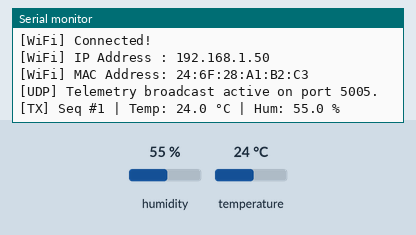
Bench run of a sketch on a simulated ESP32. Parts: the last lines printed to the serial monitor. The test bench sets the inputs (shaded band); at power-on: humidity 55 %, temperature 24 °C. WiFi joins after 1.5 s; servers stay silent unless stated.

Above: at 3.7 s.
3.8 s: humidity set to 22 %
At 5.4 s:
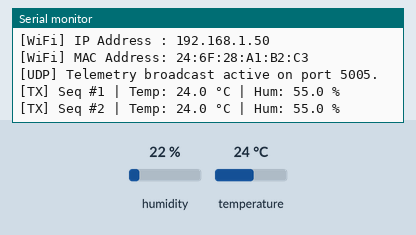
8.6 s: temperature set to 12 °C
At 8.6 s:
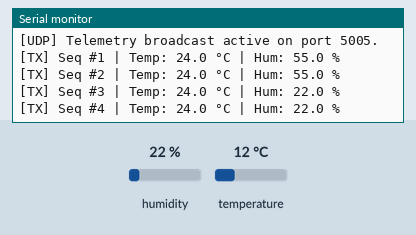
13.4 s: humidity set to 40 %
At 15.1 s:
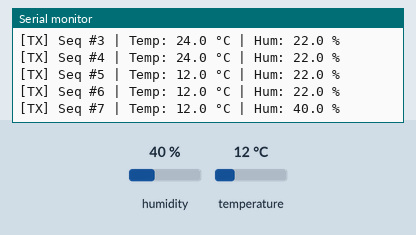
Timing chart, 0 to 16.6 s (numbered marks = the images above; inputs shaded):
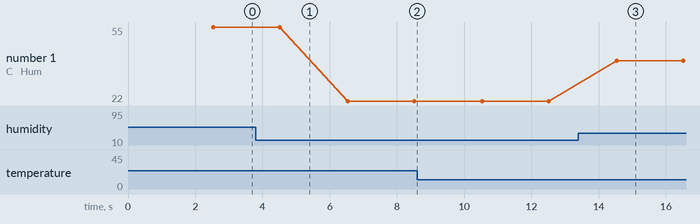

Measured:
- after the input at 13.4 s, the serial monitor: prints a new line after 1.1 s (image 3)
- plotted number 1: 55 → 22 after the input at 3.8 s, 22 → 40 after the input at 13.4 s

The sketch:

esp32_dht11_udp.ino
```cpp
/**
 * ==============================================================================
 * NET-GUARD: ESP32 + DHT11 Edge IoT Sensor Telemetry Firmware
 * ==============================================================================
 * Hardware Components:
 *   1. ESP32 Development Board (ESP-WROOM-32 / NodeMCU-32S)
 *   2. DHT11 Temperature & Relative Humidity Sensor
 *
 * Pin Connections:
 *   - DHT11 VCC   -> ESP32 3.3V (or 5V depending on sensor module)
 *   - DHT11 GND   -> ESP32 GND
 *   - DHT11 DATA  -> ESP32 GPIO 4 (D4) with 10k pull-up resistor to 3.3V
 *
 * Target Network Deployment:
 *   - The ESP32 joins the local IoT Wi-Fi subnet.
 *   - Broadcasts JSON UDP telemetry packets to Port 5005 every 2 seconds.
 *   - The TP-Link TL-SG105E managed switch mirrors this traffic to the NIDS host.
 * ==============================================================================
 */

#include <WiFi.h>
#include <WiFiUdp.h>
#include <DHT.h>

// ==============================================================================
// CONFIGURATION
// ==============================================================================
#define WIFI_SSID       "YOUR_WIFI_SSID"
#define WIFI_PASSWORD   "YOUR_WIFI_PASSWORD"

// NIDS Ingestion Host or Subnet Broadcast (e.g. 192.168.1.255)
#define TARGET_IP       "192.168.1.255"
#define UDP_PORT        5005
#define NODE_ID         "esp32-node-01"
#define SAMPLE_INTERVAL 2000   // 2.0 seconds in milliseconds

#define DHT_PIN         4      // GPIO 4
#define DHT_TYPE        DHT11  // DHT 11

// Instances
DHT dht(DHT_PIN, DHT_TYPE);
WiFiUDP udp;

unsigned long lastSampleTime = 0;
uint32_t sequenceNumber = 0;

void setup() {
  Serial.begin(115200);
  delay(1000);
  Serial.println("\n[NET-GUARD] ESP32 Telemetry Node Booting...");

  // Initialize DHT Sensor
  dht.begin();

  // Connect to Wi-Fi
  Serial.print("[WiFi] Connecting to: ");
  Serial.println(WIFI_SSID);
  WiFi.mode(WIFI_STA);
  WiFi.begin(WIFI_SSID, WIFI_PASSWORD);

  while (WiFi.status() != WL_CONNECTED) {
    delay(500);
    Serial.print(".");
  }

  Serial.println("\n[WiFi] Connected!");
  Serial.print("[WiFi] IP Address : ");
  Serial.println(WiFi.localIP());
  Serial.print("[WiFi] MAC Address: ");
  Serial.println(WiFi.macAddress());

  udp.begin(UDP_PORT);
  Serial.println("[UDP] Telemetry broadcast active on port 5005.\n");
}

void loop() {
  // Reconnect Wi-Fi if dropped
  if (WiFi.status() != WL_CONNECTED) {
    Serial.println("[WiFi] Lost connection. Reconnecting...");
    WiFi.reconnect();
    delay(2000);
    return;
  }

  unsigned long now = millis();
  if (now - lastSampleTime >= SAMPLE_INTERVAL) {
    lastSampleTime = now;
    sequenceNumber++;

    // Read DHT11
    float humidity = dht.readHumidity();
    float temperature = dht.readTemperature(); // Celsius

    // Handle sensor read failures
    if (isnan(humidity) || isnan(temperature)) {
      Serial.println("[DHT11] Warning: Failed to read from sensor!");
      return;
    }

    // Format JSON Telemetry Payload
    char payload[256];
    snprintf(
      payload,
      sizeof(payload),
      "{\"device_id\":\"%s\",\"seq\":%u,\"timestamp\":%lu,\"sensor\":\"DHT11\",\"temp\":%.2f,\"humidity\":%.2f,\"status\":\"HEALTHY\"}",
      NODE_ID,
      sequenceNumber,
      now,
      temperature,
      humidity
    );

    // Broadcast UDP Packet
    udp.beginPacket(TARGET_IP, UDP_PORT);
    udp.write((const uint8_t*)payload, strlen(payload));
    udp.endPacket();

    Serial.print("[TX] Seq #");
    Serial.print(sequenceNumber);
    Serial.print(" | Temp: ");
    Serial.print(temperature, 1);
    Serial.print(" °C | Hum: ");
    Serial.print(humidity, 1);
    Serial.println(" %");
  }
}
```
